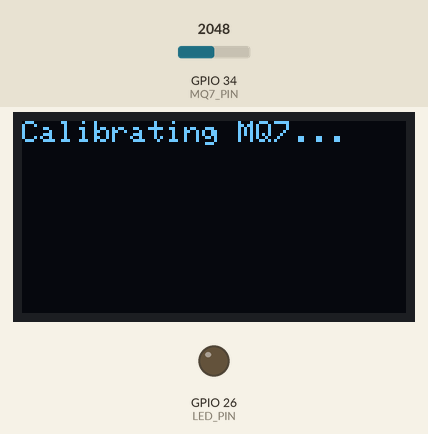
Recording of a sketch running on a simulated ESP32. Parts: 128×64 one-colour display, output pins drawn as LEDs (lit = HIGH). The inputs (shaded band) are chosen by the test bench; at power-on: GPIO 34 (MQ7_PIN) = 2048. WiFi joins after 1.5 s; servers stay silent unless stated; no radio packets arrive unless stated; no MQTT or app messages arrive unless stated; the modem accepts every AT command (registered, SIM ready, sends succeed) and sends nothing else; what the sketch prints to the serial monitor is not drawn.

Above: at 0.1 s.
At 33.2 s:
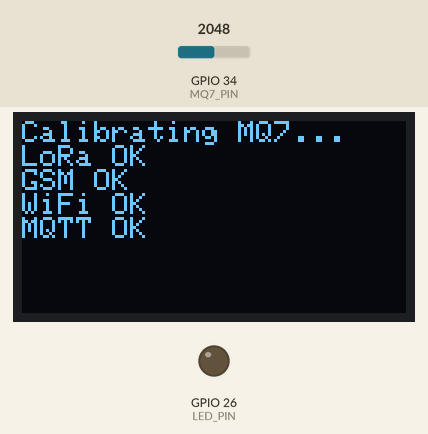
At 35.2 s:
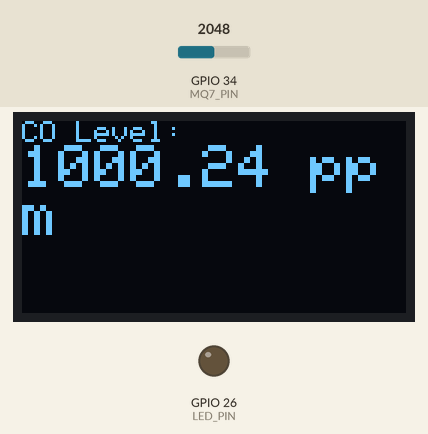
At 65.2 s:
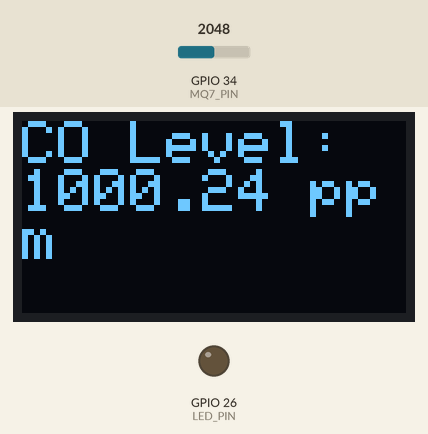

The sketch:

Gateway_with_MQTT.ino
```cpp
#include <Wire.h>
#include <LoRa.h>
#include <Adafruit_GFX.h>
#include <Adafruit_SSD1306.h>
#include <SoftwareSerial.h>
#include <WiFi.h>
#include <PubSubClient.h>

// WiFi credentials
const char* ssid = "KANISTAN 0178";
const char* password = "44q(Z697";

// MQTT configuration
const char* mqtt_server = "test.mosquitto.org";
const int mqtt_port = 1883;
const char* mqtt_client_id = "ESP32_AirQuality";
const char* mqtt_topic_co = "airquality/co";
const char* mqtt_topic_lora = "airquality/lora";

// OLED pins (I2C)
#define OLED_SDA 21
#define OLED_SCL 22

// LoRa pins
#define LORA_SS 5
#define LORA_RST 14
#define LORA_DIO0 2

// GSM pins (SIM800L)
#define GSM_TX 17
#define GSM_RX 16
#define LED_PIN 26

// MQ7 sensor pin
#define MQ7_PIN 34

Adafruit_SSD1306 display(128, 64, &Wire, -1);
SoftwareSerial gsmSerial(GSM_RX, GSM_TX);

WiFiClient espClient;
PubSubClient mqttClient(espClient);

unsigned long lastPublishTime = 0;
const long publishInterval = 30000;

void setup_wifi() {
  delay(10);
  Serial.println();
  Serial.print("Connecting to WiFi: ");
  Serial.println(ssid);

  WiFi.setAutoReconnect(true);
  WiFi.persistent(true);
  WiFi.begin(ssid, password);

  while (WiFi.status() != WL_CONNECTED) {
    delay(500);
    Serial.print(".");
  }

  Serial.println("\nWiFi connected\nIP address: ");
  Serial.println(WiFi.localIP());
}

void mqtt_callback(char* topic, byte* payload, unsigned int length) {
  Serial.print("Message arrived [");
  Serial.print(topic);
  Serial.print("] ");
  for (int i = 0; i < length; i++) {
    Serial.print((char)payload[i]);
  }
  Serial.println();
}

void reconnect_mqtt() {
  while (!mqttClient.connected()) {
    Serial.print("Attempting MQTT connection...");
    if (mqttClient.connect(mqtt_client_id)) {
      Serial.println("connected");
    } else {
      Serial.print("failed, rc=");
      Serial.print(mqttClient.state());
      Serial.println(" retrying in 5s");
      delay(5000);
    }
  }
}

void setup() {
  Serial.begin(115200);
  pinMode(LED_PIN, OUTPUT);
  pinMode(MQ7_PIN, INPUT);

  // Initialize OLED
  Wire.begin(OLED_SDA, OLED_SCL);
  if (!display.begin(SSD1306_SWITCHCAPVCC, 0x3C)) {
    Serial.println("SSD1306 allocation failed");
    while(1);
  }
  display.clearDisplay();
  display.setTextSize(1);
  display.setTextColor(SSD1306_WHITE);
  display.setCursor(0, 0);

  // MQ7 warm-up
  display.println("Calibrating MQ7...");
  display.display();
  for(int i=0; i<30; i++) {
    analogRead(MQ7_PIN);
    delay(1000);
  }

  // Initialize LoRa
  LoRa.setPins(LORA_SS, LORA_RST, LORA_DIO0);
  if (!LoRa.begin(433E6)) {
    display.println("LoRa failed!");
    display.display();
    while(1);
  }
  display.println("LoRa OK");

  // Initialize GSM
  gsmSerial.begin(9600);
  delay(1000);
  gsmSerial.println("AT");
  delay(500);
  display.println("GSM OK");

  // Initialize WiFi
  setup_wifi();
  display.println("WiFi OK");

  // Initialize MQTT
  mqttClient.setServer(mqtt_server, mqtt_port);
  mqttClient.setCallback(mqtt_callback);
  display.println("MQTT OK");
  display.display();
  delay(2000);
}

float readCO() {
  int sensorValue = analogRead(MQ7_PIN);
  if(sensorValue < 100) {
    Serial.println("MQ7 Error: Check connections!");
    return -1.0;
  }

  float voltage = sensorValue * (3.3 / 4095.0);
  float ppm = sensorValue * 2000.0 / 4095.0;
  return ppm;
}

void publishSensorData() {
  float co_ppm = readCO();
  if(co_ppm < 0) return;

  String payload = "{\"co\":" + String(co_ppm) + "}";
  if (!mqttClient.publish(mqtt_topic_co, payload.c_str())) {
    Serial.println("MQTT publish failed");
  }
}

void loop() {
  if (!mqttClient.connected()) reconnect_mqtt();
  mqttClient.loop();

  unsigned long currentMillis = millis();
  if (currentMillis - lastPublishTime > publishInterval) {
    lastPublishTime = currentMillis;
    publishSensorData();

    // Update display
    display.clearDisplay();
    display.setCursor(0,0);
    display.println("CO Level:");
    display.setTextSize(2);
    display.println(String(readCO()) + " ppm");
    display.display();
  }

  int packetSize = LoRa.parsePacket();
  if (packetSize) {
    String data;
    while (LoRa.available()) data += (char)LoRa.read();

    digitalWrite(LED_PIN, HIGH);
    delay(100);
    digitalWrite(LED_PIN, LOW);

    if (!mqttClient.publish(mqtt_topic_lora, data.c_str())) {
      Serial.println("LoRa MQTT publish failed");
    }

    if (data.indexOf("T:3") >= 0) {
      sendSMS("Alert: High Temperature!");
    }
  }
}

// SMS Function with Enhanced Error Handling
void sendSMS(String msg) {
  Serial.println("Attempting SMS send...");

  // 1. Set SMS mode
  gsmSerial.println("AT+CMGF=1");
  if(!waitForResponse("OK", 1000)) return;

  // 2. Set recipient number (YOUR NUMBER INTEGRATED HERE)
  gsmSerial.print("AT+CMGS=\"");
  gsmSerial.print("+940772664192");  // Your number in international format
  gsmSerial.println("\"");
  if(!waitForResponse(">", 2000)) return;

  // 3. Send message
  gsmSerial.print(msg);
  gsmSerial.write(26); // Ctrl+Z

  if(waitForResponse("+CMGS:", 10000)) {
    Serial.println("SMS sent successfully");
  } else {
    Serial.println("SMS failed");
  }
}

bool waitForResponse(const char* target, unsigned long timeout) {
  unsigned long start = millis();
  String response;

  while(millis() - start < timeout) {
    while(gsmSerial.available()) {
      char c = gsmSerial.read();
      response += c;
      if(response.indexOf(target) != -1) {
        Serial.println("GSM Response: " + response);
        return true;
      }
    }
  }
  Serial.println("Timeout waiting for: " + String(target));
  return false;
}
```

Measured:
- what the display in image 1 shows lasts 2.1 s, from 33.1 s to 35.2 s
- what the display in image 2 shows lasts 30.0 s, from 35.2 s to 65.2 s
